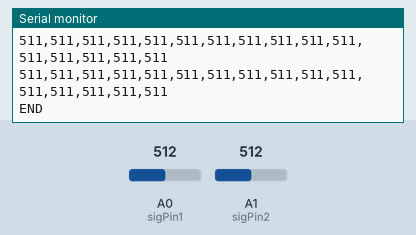
This sketch was run on a simulated Arduino Uno, built with avr-gcc and run on an emulated ATmega328P. Shown: the last lines printed to the serial monitor. Inputs (shaded band) come from the test bench; at power-on: A1 (sigPin2) = 512, A0 (sigPin1) = 512.

Above: at 2.7 s.
2.8 s: A1 (sigPin2) set to 26
At 4.13 s:
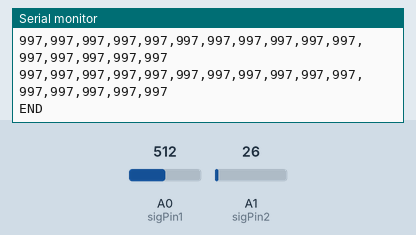
4.3 s: A1 (sigPin2) set to 22
At 5.55 s:
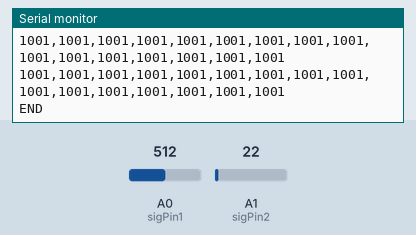
5.8 s: A0 (sigPin1) set to 1003
7.3 s: A0 (sigPin1) set to 1014
Timing chart, 0 to 10.3 s (numbered marks = the images above; inputs shaded):
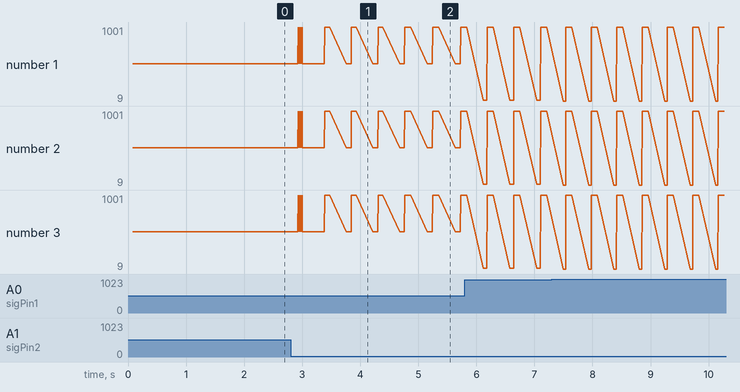

The sketch:

2025_003_dual_sensor.ino
```cpp
const int numRows = 16;
const int numCols = 16;
const int RnumRows = 16;
const int RnumCols = 16;

const int colIdx[16] = {1, 3, 5, 7, 9, 11, 13, 15, 14, 12, 10, 8, 6, 4, 2, 0};

// 압력 데이터 저장 배열
int pressureData1[numRows][numCols] = {0};
int pressureData2[numRows][numCols] = {0};

// 핀 정의
const int clrPin = 5;     // 공통 CLR 핀
const int clkPin = 6;     // 공통 CLK 핀
const int sigPin1 = A0;    // 센서 출력 입력 핀
const int sigPin2 = A1;

void setup() {
  Serial.begin(115200);

  // 핀 모드 설정
  pinMode(clrPin, OUTPUT);
  pinMode(clkPin, OUTPUT);

  // 초기화: 클리어 한번만 수행
  digitalWrite(clrPin, LOW);
  delayMicroseconds(10);
  digitalWrite(clrPin, HIGH);
  delayMicroseconds(10);
  digitalWrite(clkPin, LOW);
}

void loop() {
  // 카운터를 다시 0으로 초기화
  digitalWrite(clrPin, HIGH);
  delayMicroseconds(10);
  digitalWrite(clrPin, LOW);

  // 열 루프 (MUX 쪽 출력 0~3)
  for (int col = 0; col < RnumCols; col++) {
    // 행 루프 (DEMUX 쪽 출력 4~7)
    for (int row = 0; row < RnumRows; row++) {
      // 센서값 읽기
      int sensorValue1 = 1023 - analogRead(sigPin1);
      pressureData1[colIdx[col]][row] = sensorValue1;
      int sensorValue2 = 1023 - analogRead(sigPin2);
      pressureData2[colIdx[col]][row] = sensorValue2;

      // CLK 펄스 (행 증가)
      digitalWrite(clkPin, HIGH);
      delayMicroseconds(50);
      digitalWrite(clkPin, LOW);
      delayMicroseconds(50);
    }
  }

  // 압력 데이터 출력
  Serial.println("Pressure Sensor 1 Data:");
  for (int row = 0; row < numRows; row++) {
    for (int col = 0; col < numCols; col++) {
      Serial.print(pressureData1[row][col]);
      if (col < numCols - 1) Serial.print(","); // 열 사이에 , 삽입
    }
    Serial.println();
  }

  Serial.println("Pressure Sensor 2 Data:");
  for (int row = 0; row < numRows; row++) {
    for (int col = 0; col < numCols; col++) {
      Serial.print(pressureData2[row][col]);
      if (col < numCols - 1) Serial.print(","); // 열 사이에 , 삽입
    }
    Serial.println();
  }

  Serial.println("END"); // 한 프레임의 끝을 표시
  delay(200);
}
```

Measured:
- after the input at 2.8 s, the serial monitor: prints a new line after 0.13 s (image 1)
- after the input at 4.3 s, the serial monitor: prints a new line after 0.47 s (image 2)
- plotted number 1: 511 → 1001 after the input at 4.3 s
- plotted number 2: 511 → 1001 after the input at 4.3 s
- plotted number 3: 511 → 1001 after the input at 4.3 s
